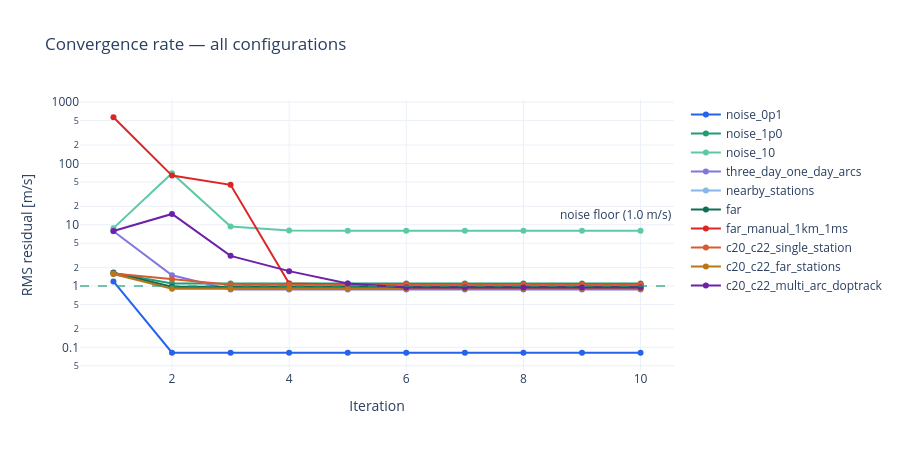
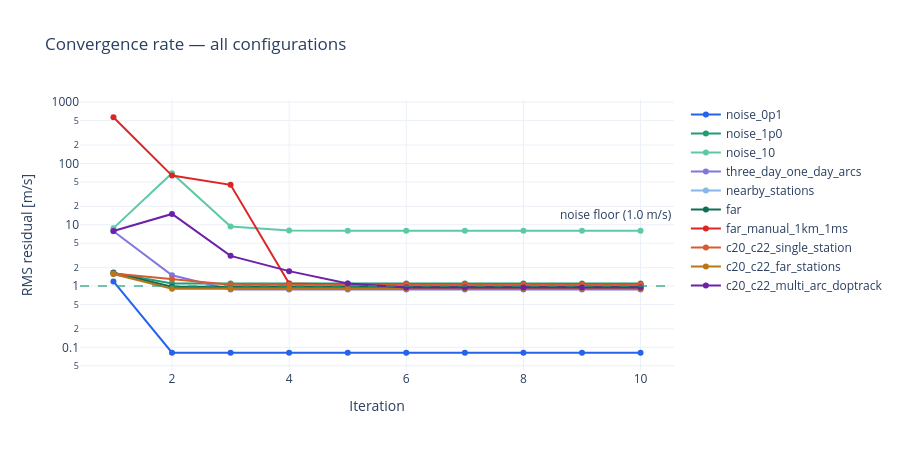

Here is the notebook cell these charts were saved with, in order:
### Code cell
plot_convergence()

### Figure 1 — Plotly figure (JSON) as saved in the notebook; plotly's stock layout.template omitted (floating-point values rounded to 4 significant figures)
{"data": [{"hovertemplate": "Iter %{x}: RMS = %{y:.4f} m/s<extra>noise_0p1</extra>", "line": {"color": "#2563EB", "width": 2}, "marker": {"color": "#2563EB", "size": 6, "symbol": "circle"}, "mode": "lines+markers", "name": "noise_0p1", "x": [1, 2, 3, 4, 5, 6, 7, 8, 9, 10], "y": [1.189, 0.0819, 0.08155, 0.08155, 0.08155, 0.08155, 0.08155, 0.08155, 0.08155, 0.08155], "type": "scatter"}, {"hovertemplate": "Iter %{x}: RMS = %{y:.4f} m/s<extra>noise_1p0</extra>", "line": {"color": "#1D9E75", "width": 2}, "marker": {"color": "#1D9E75", "size": 6, "symbol": "circle"}, "mode": "lines+markers", "name": "noise_1p0", "x": [1, 2, 3, 4, 5, 6, 7, 8, 9, 10], "y": [1.627, 1.098, 1.098, 1.098, 1.098, 1.098, 1.098, 1.098, 1.098, 1.098], "type": "scatter"}, {"hovertemplate": "Iter %{x}: RMS = %{y:.4f} m/s<extra>noise_10</extra>", "line": {"color": "#5DCAA5", "width": 2}, "marker": {"color": "#5DCAA5", "size": 6, "symbol": "circle"}, "mode": "lines+markers", "name": "noise_10", "x": [1, 2, 3, 4, 5, 6, 7, 8, 9, 10], "y": [8.805, 69.41, 9.334, 8.035, 7.958, 7.958, 7.958, 7.958, 7.958, 7.958], "type": "scatter"}, {"hovertemplate": "Iter %{x}: RMS = %{y:.4f} m/s<extra>three_day_one_day_arcs</extra>", "line": {"color": "#7F77DD", "width": 2}, "marker": {"color": "#7F77DD", "size": 6, "symbol": "circle"}, "mode": "lines+markers", "name": "three_day_one_day_arcs", "x": [1, 2, 3, 4, 5, 6, 7, 8, 9, 10], "y": [7.847, 1.497, 0.878, 0.8776, 0.8776, 0.8776, 0.8776, 0.8776, 0.8776, 0.8776], "type": "scatter"}, {"hovertemplate": "Iter %{x}: RMS = %{y:.4f} m/s<extra>nearby_stations</extra>", "line": {"color": "#85B7EB", "width": 2}, "marker": {"color": "#85B7EB", "size": 6, "symbol": "circle"}, "mode": "lines+markers", "name": "nearby_stations", "x": [1, 2, 3, 4, 5, 6, 7, 8, 9, 10], "y": [1.576, 0.9572, 0.9572, 0.9572, 0.9572, 0.9572, 0.9572, 0.9572, 0.9572, 0.9572], "type": "scatter"}, {"hovertemplate": "Iter %{x}: RMS = %{y:.4f} m/s<extra>far</extra>", "line": {"color": "#0F6E56", "width": 2}, "marker": {"color": "#0F6E56", "size": 6, "symbol": "circle"}, "mode": "lines+markers", "name": "far", "x": [1, 2, 3, 4, 5, 6, 7, 8, 9, 10], "y": [1.655, 0.9725, 0.9725, 0.9725, 0.9725, 0.9725, 0.9725, 0.9725, 0.9725, 0.9725], "type": "scatter"}, {"hovertemplate": "Iter %{x}: RMS = %{y:.4f} m/s<extra>far_manual_1km_1ms</extra>", "line": {"color": "#DC2626", "width": 2}, "marker": {"color": "#DC2626", "size": 6, "symbol": "circle"}, "mode": "lines+markers", "name": "far_manual_1km_1ms", "x": [1, 2, 3, 4, 5, 6, 7, 8, 9, 10], "y": [567.2, 63.37, 44.77, 1.099, 1.063, 1.063, 1.063, 1.063, 1.063, 1.063], "type": "scatter"}, {"hovertemplate": "Iter %{x}: RMS = %{y:.4f} m/s<extra>c20_c22_single_station</extra>", "line": {"color": "#D85A30", "width": 2}, "marker": {"color": "#D85A30", "size": 6, "symbol": "circle"}, "mode": "lines+markers", "name": "c20_c22_single_station", "x": [1, 2, 3, 4, 5, 6, 7, 8, 9, 10], "y": [1.608, 1.293, 1.045, 1.045, 1.045, 1.045, 1.045, 1.045, 1.045, 1.045], "type": "scatter"}, {"hovertemplate": "Iter %{x}: RMS = %{y:.4f} m/s<extra>c20_c22_far_stations</extra>", "line": {"color": "#BA7517", "width": 2}, "marker": {"color": "#BA7517", "size": 6, "symbol": "circle"}, "mode": "lines+markers", "name": "c20_c22_far_stations", "x": [1, 2, 3, 4, 5, 6, 7, 8, 9, 10], "y": [1.577, 0.9044, 0.9044, 0.9044, 0.9044, 0.9044, 0.9044, 0.9044, 0.9044, 0.9044], "type": "scatter"}, {"hovertemplate": "Iter %{x}: RMS = %{y:.4f} m/s<extra>c20_c22_multi_arc_doptrack</extra>", "line": {"color": "#6B21A8", "width": 2}, "marker": {"color": "#6B21A8", "size": 6, "symbol": "circle"}, "mode": "lines+markers", "name": "c20_c22_multi_arc_doptrack", "x": [1, 2, 3, 4, 5, 6, 7, 8, 9, 10], "y": [7.929, 14.99, 3.105, 1.75, 1.096, 0.9476, 0.9438, 0.9436, 0.9436, 0.9436], "type": "scatter"}], "layout": {"shapes": [{"line": {"color": "#1D9E75", "dash": "dash"}, "opacity": 0.6, "type": "line", "x0": 0, "x1": 1, "xref": "x domain", "y0": 1.0, "y1": 1.0, "yref": "y"}], "annotations": [{"showarrow": false, "text": "noise floor (1.0 m/s)", "x": 1, "xanchor": "right", "xref": "x domain", "y": 1.0, "yanchor": "bottom", "yref": "y"}], "yaxis": {"type": "log", "title": {"text": "RMS residual [m/s]"}}, "title": {"text": "Convergence rate — all configurations"}, "xaxis": {"title": {"text": "Iteration"}}, "height": 450, "hovermode": "x unified"}}

### Figure 2 — Plotly figure (JSON) as saved in the notebook; plotly's stock layout.template omitted (floating-point values rounded to 4 significant figures)
{"data": [{"hovertemplate": "Iter %{x}: RMS = %{y:.4f} m/s<extra>noise_0p1</extra>", "line": {"color": "#2563EB", "width": 2}, "marker": {"color": "#2563EB", "size": 6, "symbol": "circle"}, "mode": "lines+markers", "name": "noise_0p1", "x": [1, 2, 3, 4, 5, 6, 7, 8, 9, 10], "y": [1.189, 0.0819, 0.08155, 0.08155, 0.08155, 0.08155, 0.08155, 0.08155, 0.08155, 0.08155], "type": "scatter"}, {"hovertemplate": "Iter %{x}: RMS = %{y:.4f} m/s<extra>noise_1p0</extra>", "line": {"color": "#1D9E75", "width": 2}, "marker": {"color": "#1D9E75", "size": 6, "symbol": "circle"}, "mode": "lines+markers", "name": "noise_1p0", "x": [1, 2, 3, 4, 5, 6, 7, 8, 9, 10], "y": [1.627, 1.098, 1.098, 1.098, 1.098, 1.098, 1.098, 1.098, 1.098, 1.098], "type": "scatter"}, {"hovertemplate": "Iter %{x}: RMS = %{y:.4f} m/s<extra>noise_10</extra>", "line": {"color": "#5DCAA5", "width": 2}, "marker": {"color": "#5DCAA5", "size": 6, "symbol": "circle"}, "mode": "lines+markers", "name": "noise_10", "x": [1, 2, 3, 4, 5, 6, 7, 8, 9, 10], "y": [8.805, 69.41, 9.334, 8.035, 7.958, 7.958, 7.958, 7.958, 7.958, 7.958], "type": "scatter"}, {"hovertemplate": "Iter %{x}: RMS = %{y:.4f} m/s<extra>three_day_one_day_arcs</extra>", "line": {"color": "#7F77DD", "width": 2}, "marker": {"color": "#7F77DD", "size": 6, "symbol": "circle"}, "mode": "lines+markers", "name": "three_day_one_day_arcs", "x": [1, 2, 3, 4, 5, 6, 7, 8, 9, 10], "y": [7.847, 1.497, 0.878, 0.8776, 0.8776, 0.8776, 0.8776, 0.8776, 0.8776, 0.8776], "type": "scatter"}, {"hovertemplate": "Iter %{x}: RMS = %{y:.4f} m/s<extra>nearby_stations</extra>", "line": {"color": "#85B7EB", "width": 2}, "marker": {"color": "#85B7EB", "size": 6, "symbol": "circle"}, "mode": "lines+markers", "name": "nearby_stations", "x": [1, 2, 3, 4, 5, 6, 7, 8, 9, 10], "y": [1.576, 0.9572, 0.9572, 0.9572, 0.9572, 0.9572, 0.9572, 0.9572, 0.9572, 0.9572], "type": "scatter"}, {"hovertemplate": "Iter %{x}: RMS = %{y:.4f} m/s<extra>far</extra>", "line": {"color": "#0F6E56", "width": 2}, "marker": {"color": "#0F6E56", "size": 6, "symbol": "circle"}, "mode": "lines+markers", "name": "far", "x": [1, 2, 3, 4, 5, 6, 7, 8, 9, 10], "y": [1.655, 0.9725, 0.9725, 0.9725, 0.9725, 0.9725, 0.9725, 0.9725, 0.9725, 0.9725], "type": "scatter"}, {"hovertemplate": "Iter %{x}: RMS = %{y:.4f} m/s<extra>far_manual_1km_1ms</extra>", "line": {"color": "#DC2626", "width": 2}, "marker": {"color": "#DC2626", "size": 6, "symbol": "circle"}, "mode": "lines+markers", "name": "far_manual_1km_1ms", "x": [1, 2, 3, 4, 5, 6, 7, 8, 9, 10], "y": [567.2, 63.37, 44.77, 1.099, 1.063, 1.063, 1.063, 1.063, 1.063, 1.063], "type": "scatter"}, {"hovertemplate": "Iter %{x}: RMS = %{y:.4f} m/s<extra>c20_c22_single_station</extra>", "line": {"color": "#D85A30", "width": 2}, "marker": {"color": "#D85A30", "size": 6, "symbol": "circle"}, "mode": "lines+markers", "name": "c20_c22_single_station", "x": [1, 2, 3, 4, 5, 6, 7, 8, 9, 10], "y": [1.608, 1.293, 1.045, 1.045, 1.045, 1.045, 1.045, 1.045, 1.045, 1.045], "type": "scatter"}, {"hovertemplate": "Iter %{x}: RMS = %{y:.4f} m/s<extra>c20_c22_far_stations</extra>", "line": {"color": "#BA7517", "width": 2}, "marker": {"color": "#BA7517", "size": 6, "symbol": "circle"}, "mode": "lines+markers", "name": "c20_c22_far_stations", "x": [1, 2, 3, 4, 5, 6, 7, 8, 9, 10], "y": [1.577, 0.9044, 0.9044, 0.9044, 0.9044, 0.9044, 0.9044, 0.9044, 0.9044, 0.9044], "type": "scatter"}, {"hovertemplate": "Iter %{x}: RMS = %{y:.4f} m/s<extra>c20_c22_multi_arc_doptrack</extra>", "line": {"color": "#6B21A8", "width": 2}, "marker": {"color": "#6B21A8", "size": 6, "symbol": "circle"}, "mode": "lines+markers", "name": "c20_c22_multi_arc_doptrack", "x": [1, 2, 3, 4, 5, 6, 7, 8, 9, 10], "y": [7.929, 14.99, 3.105, 1.75, 1.096, 0.9476, 0.9438, 0.9436, 0.9436, 0.9436], "type": "scatter"}], "layout": {"shapes": [{"line": {"color": "#1D9E75", "dash": "dash"}, "opacity": 0.6, "type": "line", "x0": 0, "x1": 1, "xref": "x domain", "y0": 1.0, "y1": 1.0, "yref": "y"}], "annotations": [{"showarrow": false, "text": "noise floor (1.0 m/s)", "x": 1, "xanchor": "right", "xref": "x domain", "y": 1.0, "yanchor": "bottom", "yref": "y"}], "yaxis": {"type": "log", "title": {"text": "RMS residual [m/s]"}}, "title": {"text": "Convergence rate — all configurations"}, "xaxis": {"title": {"text": "Iteration"}}, "height": 450, "hovermode": "x unified"}}
